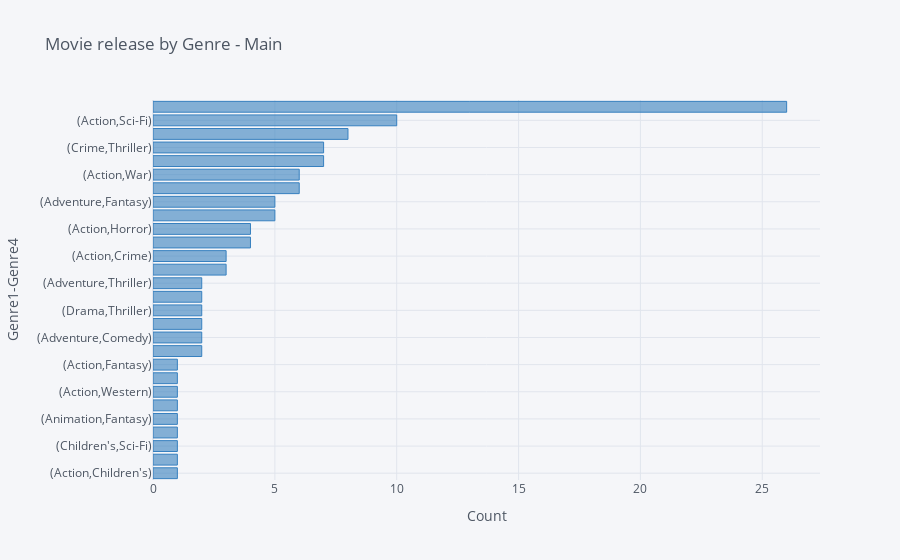

The notebook cell saved with this chart:
### Code cell
# We can rotate it
df.groupby(['Genre_1','Genre_4'])['Title'].nunique().sort_values().iplot(kind = 'bar', 
                                                       color = 'blue', 
                                                       title = 'Movie release by Genre - Main', 
                                                        xTitle = 'Count',orientation = 'h',
                                                        yTitle = 'Genre1-Genre4')

### Figure 1 — Plotly figure (JSON) as saved in the notebook; plotly's stock layout.template omitted (floating-point values rounded to 4 significant figures)
{"data": [{"marker": {"color": "rgba(55, 128, 191, 0.6)", "line": {"color": "rgba(55, 128, 191, 1.0)", "width": 1}}, "name": "Title", "orientation": "h", "text": "", "type": "bar", "x": [1, 1, 1, 1, 1, 1, 1, 1, 1, 2, 2, 2, 2, 2, 2, 3, 3, 4, 4, 5, 5, 6, 6, 7, 7, 8, 10, 26], "y": ["(Action,Children's)", "(Comedy,Mystery)", "(Children's,Sci-Fi)", "(Animation,War)", "(Animation,Fantasy)", "(Adventure,Romance)", "(Action,Western)", "(Drama,Western)", "(Action,Fantasy)", "(Comedy,Sci-Fi)", "(Adventure,Comedy)", "(Action,Comedy)", "(Drama,Thriller)", "(Animation,Romance)", "(Adventure,Thriller)", "(Comedy,Thriller)", "(Action,Crime)", "(Adventure,Musical)", "(Action,Horror)", "(Adventure,Sci-Fi)", "(Adventure,Fantasy)", "(Animation,Musical)", "(Action,War)", "(Action,Romance)", "(Crime,Thriller)", "(Action,Drama)", "(Action,Sci-Fi)", "(Action,Thriller)"]}], "layout": {"legend": {"bgcolor": "#F5F6F9", "font": {"color": "#4D5663"}}, "paper_bgcolor": "#F5F6F9", "plot_bgcolor": "#F5F6F9", "title": {"font": {"color": "#4D5663"}, "text": "Movie release by Genre - Main"}, "xaxis": {"gridcolor": "#E1E5ED", "showgrid": true, "tickfont": {"color": "#4D5663"}, "title": {"font": {"color": "#4D5663"}, "text": "Count"}, "zerolinecolor": "#E1E5ED"}, "yaxis": {"gridcolor": "#E1E5ED", "showgrid": true, "tickfont": {"color": "#4D5663"}, "title": {"font": {"color": "#4D5663"}, "text": "Genre1-Genre4"}, "zerolinecolor": "#E1E5ED"}}}
